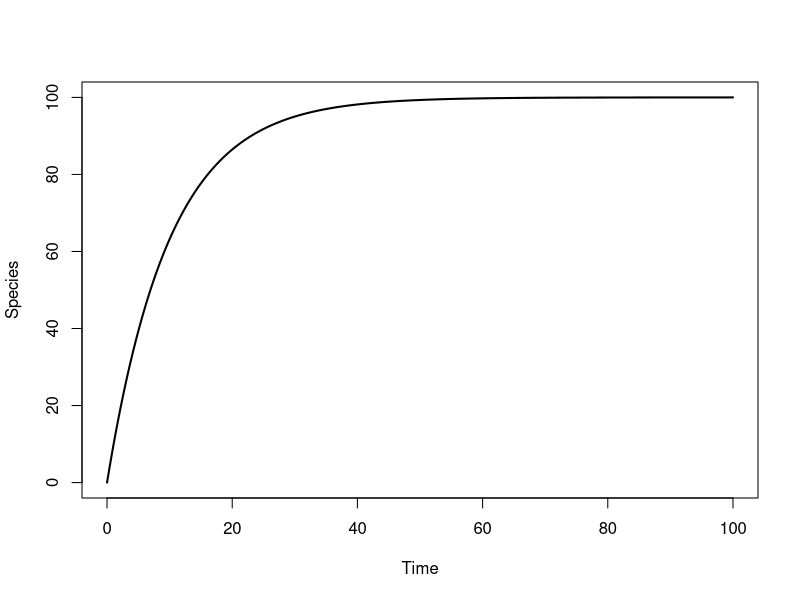
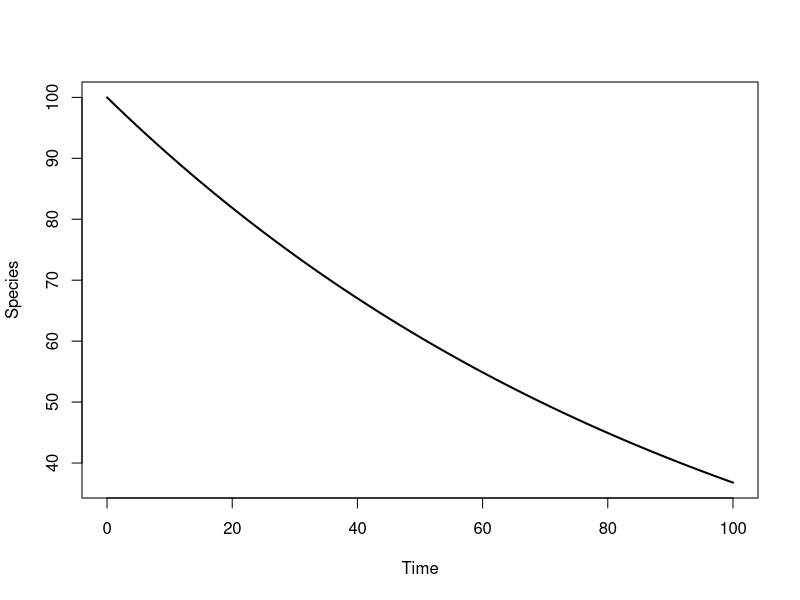
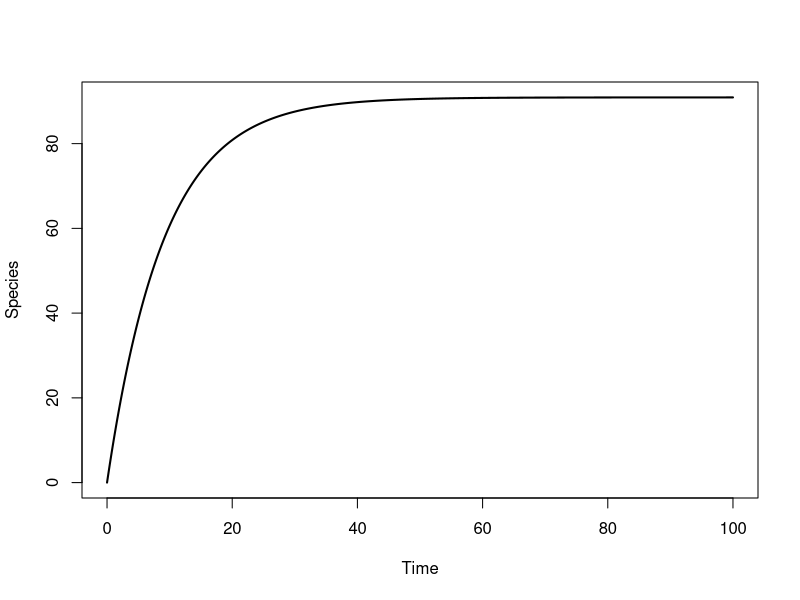
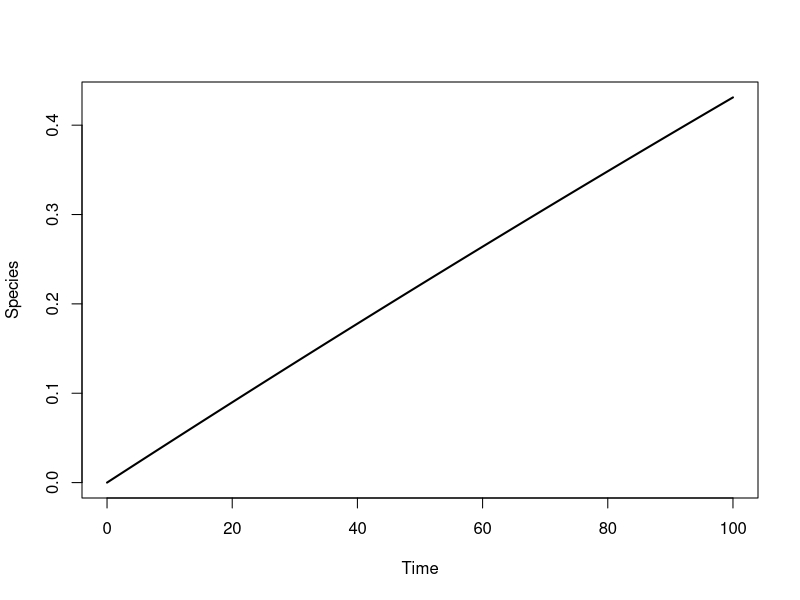
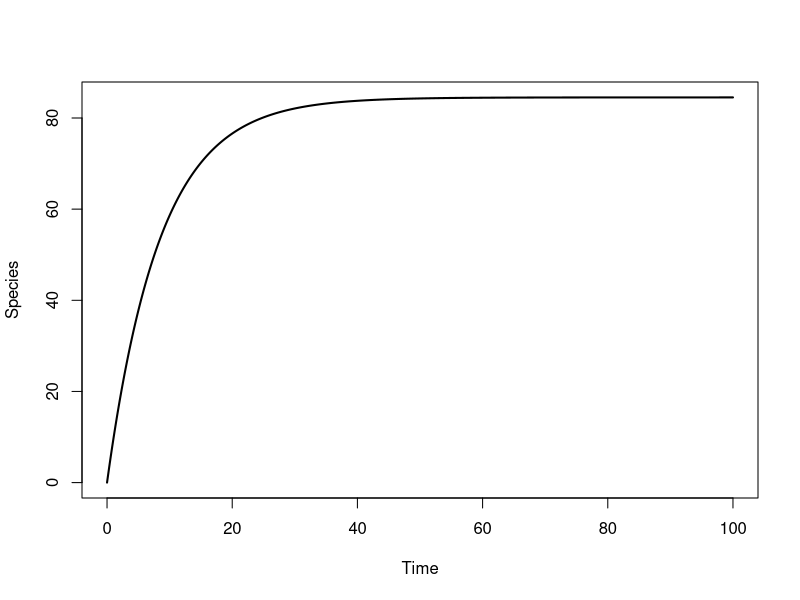

The R source for these figures, in order:
## ---- chunk 1
knitr::opts_chunk$set(echo = TRUE)
## ---- chunk 2
library(deSolve)
# parameters
pars <- c(r=0.1, M=100)
# initial state 
init <- c(S= 0)
# times to solve the equation at
times <- seq(0, 100, by = 0.1)
## ---- chunk 3
#the immigration model
immigration_mod <- function(t, state, pars) {
  with(as.list(c(state, pars)), {
    d_S <- r*(M-S) 
    return(list(c(S = d_S)))
  })
}
#this line runs the model
imm_dyn <- ode(init, times, immigration_mod, pars) 

plot(imm_dyn[,1], imm_dyn[,2], type='l', lwd=2, xlab="Time", ylab="Species")
## ---- chunk 4
pars <- c(delta=0.01)
init <- c(S= 100)

#the extinction model
extinction_mod <- function(t, state, pars) {
  with(as.list(c(state, pars)), {
    d_S <- -delta*S 
    return(list(c(S = d_S)))
  })
}
#this line runs the model
extinct_dyn <- ode(init, times, extinction_mod, pars) 

plot(extinct_dyn[,1], extinct_dyn[,2], type='l', lwd=2, xlab="Time", ylab="Species")
## ---- chunk 5
pars <- c(M=100, r=0.1, delta=0.01)
init <- c(S= 0)

#the extinction model
islandBio_mod <- function(t, state, pars) {
  with(as.list(c(state, pars)), {
    d_S <- r*(M-S) - delta*S 
    return(list(c(S = d_S)))
  })
}
#this line runs the model
full_dyn <- ode(init, times, islandBio_mod, pars) 

plot(full_dyn[,1], full_dyn[,2], type='l', lwd=2, xlab="Time", ylab="Species")
## ---- chunk 6
pars <- c(M=100, r0=1, r=0.001, delta=0.001, D=1e4)
init <- c(S= 0)

#the extinction model
islandBio_mod <- function(t, state, pars) {
  with(as.list(c(state, pars)), {
    d_S <- (r0*exp(-r*D))*(M-S) - delta*S 
    return(list(c(S = d_S)))
  })
}

#this line runs the model
times <- seq(0, 100, by = 0.1)
full_dyn <- ode(init, times, islandBio_mod, pars) 

plot(full_dyn[,1], full_dyn[,2], type='l', lwd=2, xlab="Time", ylab="Species")
## ---- chunk 7
pars <- c(M=100, r=0.1, delta0=1, delta=0.01, A=400)
init <- c(S= 0)

#the extinction model
islandBio_mod <- function(t, state, pars) {
  with(as.list(c(state, pars)), {
    d_S <- r*(M-S) - delta0*exp(-delta*A)*S 
    return(list(c(S = d_S)))
  })
}
#this line runs the model
full_dyn <- ode(init, times, islandBio_mod, pars) 

plot(full_dyn[,1], full_dyn[,2], type='l', lwd=2, xlab="Time", ylab="Species")
